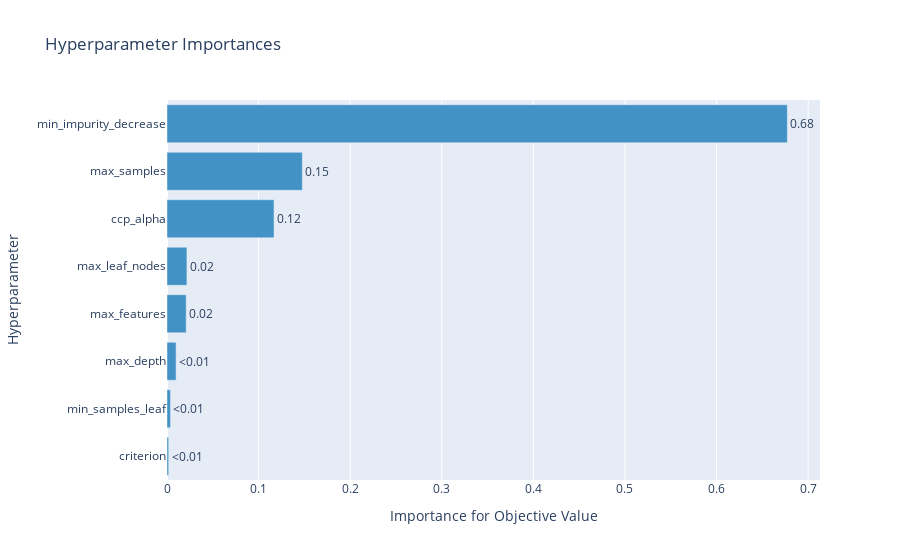

The notebook cell saved with this chart:
### Markdown cell above
Note, that we didn't start over, but continued previous search. We can also look at the importances of each hyperparameter:

### Code cell
# Plotting Parameter Importance
param_importance_plot = vis.plot_param_importances(study)
param_importance_plot.show()

### Figure 1 — Plotly figure (JSON) as saved in the notebook; plotly's stock layout.template omitted (floating-point values rounded to 4 significant figures)
{"data": [{"cliponaxis": false, "hovertemplate": ["criterion (CategoricalDistribution): 0.001807111785325827<extra></extra>", "min_samples_leaf (IntDistribution): 0.003774447540165739<extra></extra>", "max_depth (IntDistribution): 0.009921858340312926<extra></extra>", "max_features (IntDistribution): 0.02093859672368585<extra></extra>", "max_leaf_nodes (IntDistribution): 0.0217494636090144<extra></extra>", "ccp_alpha (FloatDistribution): 0.1168324518765928<extra></extra>", "max_samples (FloatDistribution): 0.14771861799481287<extra></extra>", "min_impurity_decrease (FloatDistribution): 0.6772574521300897<extra></extra>"], "marker": {"color": "rgb(66,146,198)"}, "orientation": "h", "text": ["<0.01", "<0.01", "<0.01", "0.02", "0.02", "0.12", "0.15", "0.68"], "textposition": "outside", "type": "bar", "x": [0.001807, 0.003774, 0.009922, 0.02094, 0.02175, 0.1168, 0.1477, 0.6773], "y": ["criterion", "min_samples_leaf", "max_depth", "max_features", "max_leaf_nodes", "ccp_alpha", "max_samples", "min_impurity_decrease"]}], "layout": {"showlegend": false, "title": {"text": "Hyperparameter Importances"}, "xaxis": {"title": {"text": "Importance for Objective Value"}}, "yaxis": {"title": {"text": "Hyperparameter"}}}}
